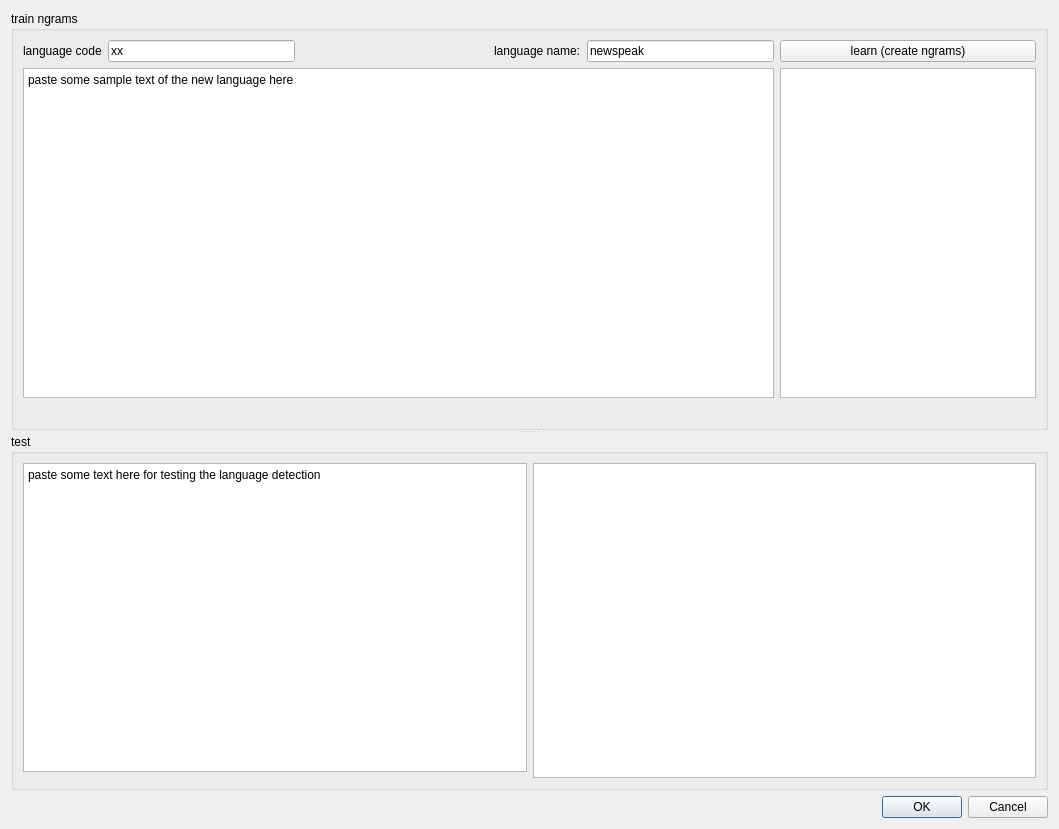
<?xml version="1.0" encoding="UTF-8"?>
<ui version="4.0">
 <class>languageDialog</class>
 <widget class="QDialog" name="languageDialog">
  <property name="geometry">
   <rect>
    <x>0</x>
    <y>0</y>
    <width>1059</width>
    <height>829</height>
   </rect>
  </property>
  <property name="windowTitle">
   <string>languages</string>
  </property>
  <layout class="QGridLayout" name="gridLayout_3">
   <item row="1" column="0">
    <widget class="QDialogButtonBox" name="buttonBox">
     <property name="orientation">
      <enum>Qt::Horizontal</enum>
     </property>
     <property name="standardButtons">
      <set>QDialogButtonBox::Cancel|QDialogButtonBox::Ok</set>
     </property>
    </widget>
   </item>
   <item row="0" column="0">
    <widget class="QSplitter" name="splitter">
     <property name="orientation">
      <enum>Qt::Vertical</enum>
     </property>
     <widget class="QGroupBox" name="groupBox">
      <property name="title">
       <string>train ngrams</string>
      </property>
      <layout class="QGridLayout" name="gridLayout">
       <item row="0" column="5">
        <widget class="QPushButton" name="learnButton">
         <property name="text">
          <string>learn (create ngrams)</string>
         </property>
         <property name="icon">
          <iconset resource="groressources.qrc">
           <normaloff>:/images/images/languageDetector.png</normaloff>:/images/images/languageDetector.png</iconset>
         </property>
        </widget>
       </item>
       <item row="0" column="3">
        <widget class="QLabel" name="label">
         <property name="text">
          <string>language name:</string>
         </property>
        </widget>
       </item>
       <item row="0" column="1">
        <widget class="QLineEdit" name="newlanguagecodelineEdit">
         <property name="text">
          <string>xx</string>
         </property>
        </widget>
       </item>
       <item row="0" column="0">
        <widget class="QLabel" name="label_2">
         <property name="text">
          <string>language code</string>
         </property>
        </widget>
       </item>
       <item row="1" column="5">
        <widget class="QTableWidget" name="ngramtableWidget"/>
       </item>
       <item row="2" column="1">
        <widget class="QLabel" name="languageDetectorLabel">
         <property name="text">
          <string/>
         </property>
        </widget>
       </item>
       <item row="0" column="4">
        <widget class="QLineEdit" name="newlanguagenamelineEdit">
         <property name="whatsThis">
          <string>&lt;html&gt;&lt;head/&gt;&lt;body&gt;&lt;p&gt;language name&lt;/p&gt;&lt;/body&gt;&lt;/html&gt;</string>
         </property>
         <property name="text">
          <string>newspeak</string>
         </property>
        </widget>
       </item>
       <item row="1" column="0" colspan="5">
        <widget class="QPlainTextEdit" name="trainTextEdit">
         <property name="plainText">
          <string>paste some sample text of the new language here</string>
         </property>
        </widget>
       </item>
       <item row="0" column="2">
        <spacer name="horizontalSpacer">
         <property name="orientation">
          <enum>Qt::Horizontal</enum>
         </property>
         <property name="sizeHint" stdset="0">
          <size>
           <width>40</width>
           <height>20</height>
          </size>
         </property>
        </spacer>
       </item>
      </layout>
     </widget>
     <widget class="QGroupBox" name="groupBox_2">
      <property name="title">
       <string>test</string>
      </property>
      <layout class="QGridLayout" name="gridLayout_2">
       <item row="0" column="0">
        <widget class="QPlainTextEdit" name="testTextEdit">
         <property name="plainText">
          <string>paste some text here for testing the language detection</string>
         </property>
        </widget>
       </item>
       <item row="0" column="1" rowspan="2">
        <widget class="QTableWidget" name="tableWidget"/>
       </item>
      </layout>
     </widget>
    </widget>
   </item>
  </layout>
 </widget>
 <resources>
  <include location="groressources.qrc"/>
 </resources>
 <connections>
  <connection>
   <sender>buttonBox</sender>
   <signal>accepted()</signal>
   <receiver>languageDialog</receiver>
   <slot>accept()</slot>
   <hints>
    <hint type="sourcelabel">
     <x>248</x>
     <y>254</y>
    </hint>
    <hint type="destinationlabel">
     <x>157</x>
     <y>274</y>
    </hint>
   </hints>
  </connection>
  <connection>
   <sender>buttonBox</sender>
   <signal>rejected()</signal>
   <receiver>languageDialog</receiver>
   <slot>reject()</slot>
   <hints>
    <hint type="sourcelabel">
     <x>316</x>
     <y>260</y>
    </hint>
    <hint type="destinationlabel">
     <x>286</x>
     <y>274</y>
    </hint>
   </hints>
  </connection>
 </connections>
</ui>
